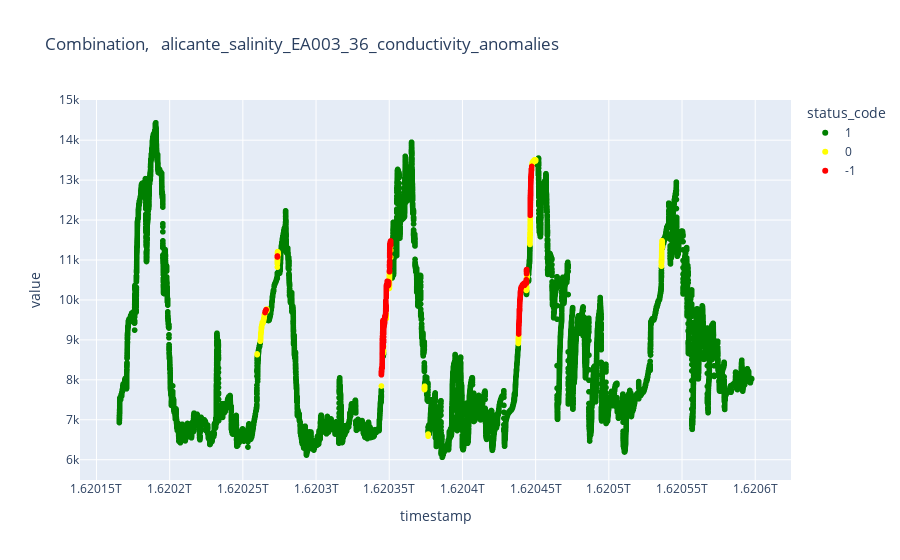

Notebook code cell kept with this figure:
### Code cell
df = pd.read_csv(location)
df["status_code"] = df["status_code"].astype(str)
df["value"] = df["value"].apply(lambda x: eval(x)[0])
fig = px.scatter(df, x="timestamp", y="value", color="status_code", color_discrete_map={
                "-1": "red",
                "0": "yellow",
                "1": "green",
                "2": "blue"}, 
                title = df["algorithm"][0] + ",   " + str(location[7:-4]))

fig.show()

### Figure 1 — Plotly figure (JSON) as saved in the notebook; plotly's stock layout.template omitted (floating-point values rounded to 4 significant figures; data arrays with more than 128 entries replaced by an {"elided": "..."} marker saying what was removed)
{"data": [{"hovertemplate": "status_code=1<br>timestamp=%{x}<br>value=%{y}<extra></extra>", "legendgroup": "1", "marker": {"color": "green", "symbol": "circle"}, "mode": "markers", "name": "1", "showlegend": true, "type": "scattergl", "x": {"elided": "15574 int values"}, "xaxis": "x", "y": {"elided": "15574 float values"}, "yaxis": "y"}, {"hovertemplate": "status_code=0<br>timestamp=%{x}<br>value=%{y}<extra></extra>", "legendgroup": "0", "marker": {"color": "yellow", "symbol": "circle"}, "mode": "markers", "name": "0", "showlegend": true, "type": "scattergl", "x": {"elided": "343 int values"}, "xaxis": "x", "y": {"elided": "343 float values"}, "yaxis": "y"}, {"hovertemplate": "status_code=-1<br>timestamp=%{x}<br>value=%{y}<extra></extra>", "legendgroup": "-1", "marker": {"color": "red", "symbol": "circle"}, "mode": "markers", "name": "-1", "showlegend": true, "type": "scattergl", "x": {"elided": "473 int values"}, "xaxis": "x", "y": {"elided": "473 float values"}, "yaxis": "y"}], "layout": {"legend": {"title": {"text": "status_code"}, "tracegroupgap": 0}, "title": {"text": "Combination,   alicante_salinity_EA003_36_conductivity_anomalies"}, "xaxis": {"anchor": "y", "domain": [0, 1], "title": {"text": "timestamp"}}, "yaxis": {"anchor": "x", "domain": [0, 1], "title": {"text": "value"}}}}
